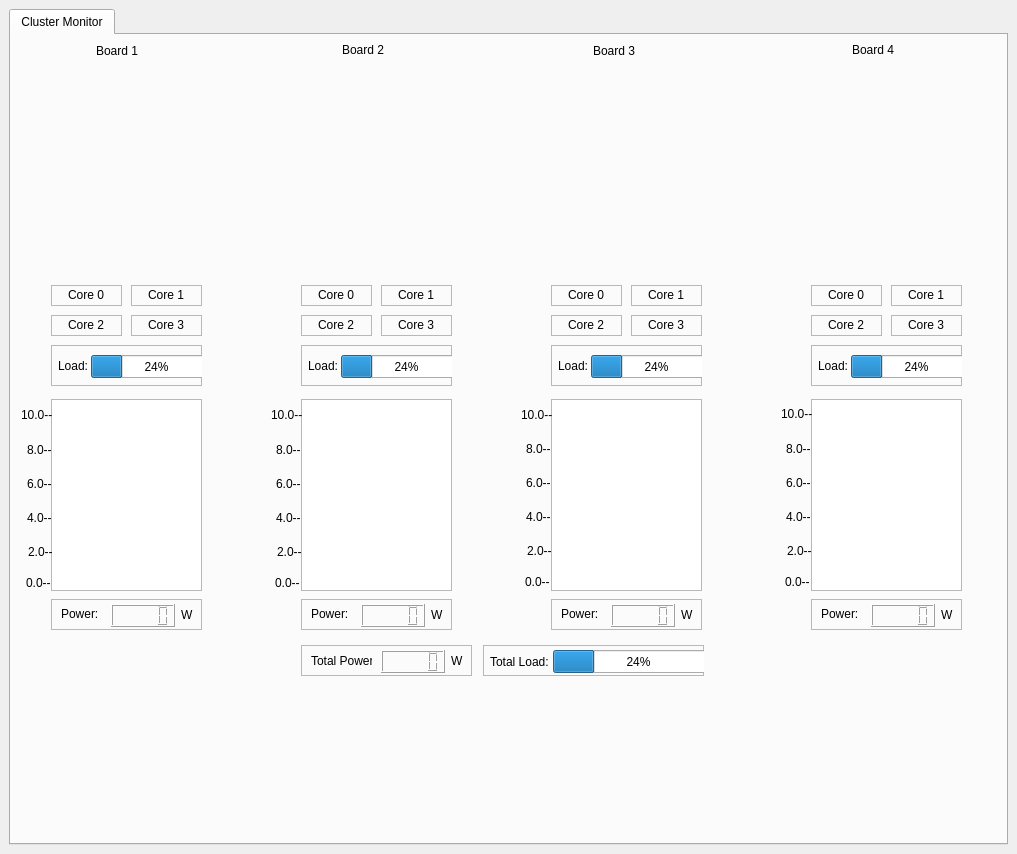
<?xml version="1.0" encoding="UTF-8"?>
<ui version="4.0">
 <class>TestForm</class>
 <widget class="QMainWindow" name="TestForm">
  <property name="geometry">
   <rect>
    <x>0</x>
    <y>0</y>
    <width>1017</width>
    <height>854</height>
   </rect>
  </property>
  <property name="windowTitle">
   <string>AnalogWidgets</string>
  </property>
  <widget class="QWidget" name="centralWidget">
   <layout class="QGridLayout" name="gridLayout_4">
    <item row="0" column="0">
     <widget class="QSplitter" name="splitter">
      <property name="orientation">
       <enum>Qt::Horizontal</enum>
      </property>
      <widget class="QTabWidget" name="stackedWidget">
       <property name="sizePolicy">
        <sizepolicy hsizetype="Expanding" vsizetype="Expanding">
         <horstretch>10</horstretch>
         <verstretch>0</verstretch>
        </sizepolicy>
       </property>
       <property name="tabShape">
        <enum>QTabWidget::Rounded</enum>
       </property>
       <property name="currentIndex">
        <number>0</number>
       </property>
       <widget class="QWidget" name="wallclock_tab">
        <attribute name="title">
         <string>Cluster Monitor</string>
        </attribute>
        <widget class="QFrame" name="frame">
         <property name="geometry">
          <rect>
           <x>40</x>
           <y>310</y>
           <width>151</width>
           <height>41</height>
          </rect>
         </property>
         <property name="frameShape">
          <enum>QFrame::StyledPanel</enum>
         </property>
         <property name="frameShadow">
          <enum>QFrame::Raised</enum>
         </property>
         <widget class="QLabel" name="label">
          <property name="geometry">
           <rect>
            <x>7</x>
            <y>14</y>
            <width>49</width>
            <height>14</height>
           </rect>
          </property>
          <property name="text">
           <string>Load:</string>
          </property>
         </widget>
         <widget class="QProgressBar" name="progressBar">
          <property name="geometry">
           <rect>
            <x>40</x>
            <y>10</y>
            <width>131</width>
            <height>23</height>
           </rect>
          </property>
          <property name="value">
           <number>24</number>
          </property>
         </widget>
        </widget>
        <widget class="QGraphicsView" name="graphicsView">
         <property name="geometry">
          <rect>
           <x>40</x>
           <y>364</y>
           <width>151</width>
           <height>192</height>
          </rect>
         </property>
        </widget>
        <widget class="QGraphicsView" name="graphicsView_2">
         <property name="geometry">
          <rect>
           <x>290</x>
           <y>364</y>
           <width>151</width>
           <height>192</height>
          </rect>
         </property>
        </widget>
        <widget class="QGraphicsView" name="graphicsView_3">
         <property name="geometry">
          <rect>
           <x>540</x>
           <y>364</y>
           <width>151</width>
           <height>192</height>
          </rect>
         </property>
        </widget>
        <widget class="QGraphicsView" name="graphicsView_4">
         <property name="geometry">
          <rect>
           <x>800</x>
           <y>364</y>
           <width>151</width>
           <height>192</height>
          </rect>
         </property>
        </widget>
        <widget class="QFrame" name="frame_5">
         <property name="geometry">
          <rect>
           <x>40</x>
           <y>564</y>
           <width>151</width>
           <height>31</height>
          </rect>
         </property>
         <property name="frameShape">
          <enum>QFrame::StyledPanel</enum>
         </property>
         <property name="frameShadow">
          <enum>QFrame::Raised</enum>
         </property>
         <widget class="QLabel" name="label_5">
          <property name="geometry">
           <rect>
            <x>10</x>
            <y>8</y>
            <width>49</width>
            <height>14</height>
           </rect>
          </property>
          <property name="text">
           <string>Power:</string>
          </property>
         </widget>
         <widget class="QLCDNumber" name="lcdNumber_5">
          <property name="geometry">
           <rect>
            <x>60</x>
            <y>5</y>
            <width>64</width>
            <height>23</height>
           </rect>
          </property>
         </widget>
         <widget class="QLabel" name="label_32">
          <property name="geometry">
           <rect>
            <x>130</x>
            <y>8</y>
            <width>21</width>
            <height>16</height>
           </rect>
          </property>
          <property name="text">
           <string>W</string>
          </property>
         </widget>
        </widget>
        <widget class="QFrame" name="frame_6">
         <property name="geometry">
          <rect>
           <x>290</x>
           <y>564</y>
           <width>151</width>
           <height>31</height>
          </rect>
         </property>
         <property name="frameShape">
          <enum>QFrame::StyledPanel</enum>
         </property>
         <property name="frameShadow">
          <enum>QFrame::Raised</enum>
         </property>
         <widget class="QLabel" name="label_6">
          <property name="geometry">
           <rect>
            <x>10</x>
            <y>8</y>
            <width>49</width>
            <height>14</height>
           </rect>
          </property>
          <property name="text">
           <string>Power:</string>
          </property>
         </widget>
         <widget class="QLCDNumber" name="lcdNumber_6">
          <property name="geometry">
           <rect>
            <x>60</x>
            <y>5</y>
            <width>64</width>
            <height>23</height>
           </rect>
          </property>
         </widget>
         <widget class="QLabel" name="label_35">
          <property name="geometry">
           <rect>
            <x>130</x>
            <y>8</y>
            <width>21</width>
            <height>16</height>
           </rect>
          </property>
          <property name="text">
           <string>W</string>
          </property>
         </widget>
        </widget>
        <widget class="QFrame" name="frame_7">
         <property name="geometry">
          <rect>
           <x>540</x>
           <y>564</y>
           <width>151</width>
           <height>31</height>
          </rect>
         </property>
         <property name="frameShape">
          <enum>QFrame::StyledPanel</enum>
         </property>
         <property name="frameShadow">
          <enum>QFrame::Raised</enum>
         </property>
         <widget class="QLabel" name="label_7">
          <property name="geometry">
           <rect>
            <x>10</x>
            <y>8</y>
            <width>49</width>
            <height>14</height>
           </rect>
          </property>
          <property name="text">
           <string>Power:</string>
          </property>
         </widget>
         <widget class="QLCDNumber" name="lcdNumber_7">
          <property name="geometry">
           <rect>
            <x>60</x>
            <y>5</y>
            <width>64</width>
            <height>23</height>
           </rect>
          </property>
         </widget>
         <widget class="QLabel" name="label_36">
          <property name="geometry">
           <rect>
            <x>130</x>
            <y>8</y>
            <width>21</width>
            <height>16</height>
           </rect>
          </property>
          <property name="text">
           <string>W</string>
          </property>
         </widget>
        </widget>
        <widget class="QFrame" name="frame_8">
         <property name="geometry">
          <rect>
           <x>800</x>
           <y>564</y>
           <width>151</width>
           <height>31</height>
          </rect>
         </property>
         <property name="frameShape">
          <enum>QFrame::StyledPanel</enum>
         </property>
         <property name="frameShadow">
          <enum>QFrame::Raised</enum>
         </property>
         <widget class="QLabel" name="label_8">
          <property name="geometry">
           <rect>
            <x>10</x>
            <y>8</y>
            <width>49</width>
            <height>14</height>
           </rect>
          </property>
          <property name="text">
           <string>Power:</string>
          </property>
         </widget>
         <widget class="QLCDNumber" name="lcdNumber_8">
          <property name="geometry">
           <rect>
            <x>60</x>
            <y>5</y>
            <width>64</width>
            <height>23</height>
           </rect>
          </property>
         </widget>
         <widget class="QLabel" name="label_37">
          <property name="geometry">
           <rect>
            <x>130</x>
            <y>8</y>
            <width>21</width>
            <height>16</height>
           </rect>
          </property>
          <property name="text">
           <string>W</string>
          </property>
         </widget>
        </widget>
        <widget class="QFrame" name="core0">
         <property name="geometry">
          <rect>
           <x>40</x>
           <y>250</y>
           <width>71</width>
           <height>21</height>
          </rect>
         </property>
         <property name="frameShape">
          <enum>QFrame::StyledPanel</enum>
         </property>
         <property name="frameShadow">
          <enum>QFrame::Raised</enum>
         </property>
         <widget class="QLabel" name="label_9">
          <property name="geometry">
           <rect>
            <x>17</x>
            <y>3</y>
            <width>49</width>
            <height>14</height>
           </rect>
          </property>
          <property name="text">
           <string>Core 0</string>
          </property>
         </widget>
        </widget>
        <widget class="QFrame" name="core1">
         <property name="geometry">
          <rect>
           <x>120</x>
           <y>250</y>
           <width>71</width>
           <height>21</height>
          </rect>
         </property>
         <property name="frameShape">
          <enum>QFrame::StyledPanel</enum>
         </property>
         <property name="frameShadow">
          <enum>QFrame::Raised</enum>
         </property>
         <widget class="QLabel" name="label_10">
          <property name="geometry">
           <rect>
            <x>17</x>
            <y>3</y>
            <width>49</width>
            <height>14</height>
           </rect>
          </property>
          <property name="text">
           <string>Core 1</string>
          </property>
         </widget>
        </widget>
        <widget class="QFrame" name="core3">
         <property name="geometry">
          <rect>
           <x>120</x>
           <y>280</y>
           <width>71</width>
           <height>21</height>
          </rect>
         </property>
         <property name="frameShape">
          <enum>QFrame::StyledPanel</enum>
         </property>
         <property name="frameShadow">
          <enum>QFrame::Raised</enum>
         </property>
         <widget class="QLabel" name="label_13">
          <property name="geometry">
           <rect>
            <x>17</x>
            <y>3</y>
            <width>49</width>
            <height>14</height>
           </rect>
          </property>
          <property name="text">
           <string>Core 3</string>
          </property>
         </widget>
        </widget>
        <widget class="QFrame" name="core2">
         <property name="geometry">
          <rect>
           <x>40</x>
           <y>280</y>
           <width>71</width>
           <height>21</height>
          </rect>
         </property>
         <property name="frameShape">
          <enum>QFrame::StyledPanel</enum>
         </property>
         <property name="frameShadow">
          <enum>QFrame::Raised</enum>
         </property>
         <widget class="QLabel" name="label_14">
          <property name="geometry">
           <rect>
            <x>17</x>
            <y>3</y>
            <width>49</width>
            <height>14</height>
           </rect>
          </property>
          <property name="text">
           <string>Core 2</string>
          </property>
         </widget>
        </widget>
        <widget class="QFrame" name="core5">
         <property name="geometry">
          <rect>
           <x>370</x>
           <y>250</y>
           <width>71</width>
           <height>21</height>
          </rect>
         </property>
         <property name="frameShape">
          <enum>QFrame::StyledPanel</enum>
         </property>
         <property name="frameShadow">
          <enum>QFrame::Raised</enum>
         </property>
         <widget class="QLabel" name="label_15">
          <property name="geometry">
           <rect>
            <x>17</x>
            <y>3</y>
            <width>49</width>
            <height>14</height>
           </rect>
          </property>
          <property name="text">
           <string>Core 1</string>
          </property>
         </widget>
        </widget>
        <widget class="QFrame" name="core4">
         <property name="geometry">
          <rect>
           <x>290</x>
           <y>250</y>
           <width>71</width>
           <height>21</height>
          </rect>
         </property>
         <property name="frameShape">
          <enum>QFrame::StyledPanel</enum>
         </property>
         <property name="frameShadow">
          <enum>QFrame::Raised</enum>
         </property>
         <widget class="QLabel" name="label_16">
          <property name="geometry">
           <rect>
            <x>17</x>
            <y>3</y>
            <width>49</width>
            <height>14</height>
           </rect>
          </property>
          <property name="text">
           <string>Core 0</string>
          </property>
         </widget>
        </widget>
        <widget class="QFrame" name="core6">
         <property name="geometry">
          <rect>
           <x>290</x>
           <y>280</y>
           <width>71</width>
           <height>21</height>
          </rect>
         </property>
         <property name="frameShape">
          <enum>QFrame::StyledPanel</enum>
         </property>
         <property name="frameShadow">
          <enum>QFrame::Raised</enum>
         </property>
         <widget class="QLabel" name="label_17">
          <property name="geometry">
           <rect>
            <x>17</x>
            <y>3</y>
            <width>49</width>
            <height>14</height>
           </rect>
          </property>
          <property name="text">
           <string>Core 2</string>
          </property>
         </widget>
        </widget>
        <widget class="QFrame" name="core7">
         <property name="geometry">
          <rect>
           <x>370</x>
           <y>280</y>
           <width>71</width>
           <height>21</height>
          </rect>
         </property>
         <property name="frameShape">
          <enum>QFrame::StyledPanel</enum>
         </property>
         <property name="frameShadow">
          <enum>QFrame::Raised</enum>
         </property>
         <widget class="QLabel" name="label_18">
          <property name="geometry">
           <rect>
            <x>17</x>
            <y>3</y>
            <width>49</width>
            <height>14</height>
           </rect>
          </property>
          <property name="text">
           <string>Core 3</string>
          </property>
         </widget>
        </widget>
        <widget class="QFrame" name="core11">
         <property name="geometry">
          <rect>
           <x>620</x>
           <y>280</y>
           <width>71</width>
           <height>21</height>
          </rect>
         </property>
         <property name="frameShape">
          <enum>QFrame::StyledPanel</enum>
         </property>
         <property name="frameShadow">
          <enum>QFrame::Raised</enum>
         </property>
         <widget class="QLabel" name="label_19">
          <property name="geometry">
           <rect>
            <x>17</x>
            <y>3</y>
            <width>49</width>
            <height>14</height>
           </rect>
          </property>
          <property name="text">
           <string>Core 3</string>
          </property>
         </widget>
        </widget>
        <widget class="QFrame" name="core9">
         <property name="geometry">
          <rect>
           <x>620</x>
           <y>250</y>
           <width>71</width>
           <height>21</height>
          </rect>
         </property>
         <property name="frameShape">
          <enum>QFrame::StyledPanel</enum>
         </property>
         <property name="frameShadow">
          <enum>QFrame::Raised</enum>
         </property>
         <widget class="QLabel" name="label_20">
          <property name="geometry">
           <rect>
            <x>17</x>
            <y>3</y>
            <width>49</width>
            <height>14</height>
           </rect>
          </property>
          <property name="text">
           <string>Core 1</string>
          </property>
         </widget>
        </widget>
        <widget class="QFrame" name="core10">
         <property name="geometry">
          <rect>
           <x>540</x>
           <y>280</y>
           <width>71</width>
           <height>21</height>
          </rect>
         </property>
         <property name="frameShape">
          <enum>QFrame::StyledPanel</enum>
         </property>
         <property name="frameShadow">
          <enum>QFrame::Raised</enum>
         </property>
         <widget class="QLabel" name="label_21">
          <property name="geometry">
           <rect>
            <x>17</x>
            <y>3</y>
            <width>49</width>
            <height>14</height>
           </rect>
          </property>
          <property name="text">
           <string>Core 2</string>
          </property>
         </widget>
        </widget>
        <widget class="QFrame" name="core8">
         <property name="geometry">
          <rect>
           <x>540</x>
           <y>250</y>
           <width>71</width>
           <height>21</height>
          </rect>
         </property>
         <property name="frameShape">
          <enum>QFrame::StyledPanel</enum>
         </property>
         <property name="frameShadow">
          <enum>QFrame::Raised</enum>
         </property>
         <widget class="QLabel" name="label_22">
          <property name="geometry">
           <rect>
            <x>17</x>
            <y>3</y>
            <width>49</width>
            <height>14</height>
           </rect>
          </property>
          <property name="text">
           <string>Core 0</string>
          </property>
         </widget>
        </widget>
        <widget class="QFrame" name="core15">
         <property name="geometry">
          <rect>
           <x>880</x>
           <y>280</y>
           <width>71</width>
           <height>21</height>
          </rect>
         </property>
         <property name="frameShape">
          <enum>QFrame::StyledPanel</enum>
         </property>
         <property name="frameShadow">
          <enum>QFrame::Raised</enum>
         </property>
         <widget class="QLabel" name="label_23">
          <property name="geometry">
           <rect>
            <x>17</x>
            <y>3</y>
            <width>49</width>
            <height>14</height>
           </rect>
          </property>
          <property name="text">
           <string>Core 3</string>
          </property>
         </widget>
        </widget>
        <widget class="QFrame" name="core13">
         <property name="geometry">
          <rect>
           <x>880</x>
           <y>250</y>
           <width>71</width>
           <height>21</height>
          </rect>
         </property>
         <property name="frameShape">
          <enum>QFrame::StyledPanel</enum>
         </property>
         <property name="frameShadow">
          <enum>QFrame::Raised</enum>
         </property>
         <widget class="QLabel" name="label_24">
          <property name="geometry">
           <rect>
            <x>17</x>
            <y>3</y>
            <width>49</width>
            <height>14</height>
           </rect>
          </property>
          <property name="text">
           <string>Core 1</string>
          </property>
         </widget>
        </widget>
        <widget class="QFrame" name="core14">
         <property name="geometry">
          <rect>
           <x>800</x>
           <y>280</y>
           <width>71</width>
           <height>21</height>
          </rect>
         </property>
         <property name="frameShape">
          <enum>QFrame::StyledPanel</enum>
         </property>
         <property name="frameShadow">
          <enum>QFrame::Raised</enum>
         </property>
         <widget class="QLabel" name="label_25">
          <property name="geometry">
           <rect>
            <x>17</x>
            <y>3</y>
            <width>49</width>
            <height>14</height>
           </rect>
          </property>
          <property name="text">
           <string>Core 2</string>
          </property>
         </widget>
        </widget>
        <widget class="QFrame" name="core12">
         <property name="geometry">
          <rect>
           <x>800</x>
           <y>250</y>
           <width>71</width>
           <height>21</height>
          </rect>
         </property>
         <property name="frameShape">
          <enum>QFrame::StyledPanel</enum>
         </property>
         <property name="frameShadow">
          <enum>QFrame::Raised</enum>
         </property>
         <widget class="QLabel" name="label_26">
          <property name="geometry">
           <rect>
            <x>17</x>
            <y>3</y>
            <width>49</width>
            <height>14</height>
           </rect>
          </property>
          <property name="text">
           <string>Core 0</string>
          </property>
         </widget>
        </widget>
        <widget class="QLabel" name="label_27">
         <property name="geometry">
          <rect>
           <x>10</x>
           <y>373</y>
           <width>49</width>
           <height>14</height>
          </rect>
         </property>
         <property name="text">
          <string>10.0--</string>
         </property>
        </widget>
        <widget class="QLabel" name="label_28">
         <property name="geometry">
          <rect>
           <x>16</x>
           <y>408</y>
           <width>49</width>
           <height>14</height>
          </rect>
         </property>
         <property name="text">
          <string>8.0--</string>
         </property>
        </widget>
        <widget class="QLabel" name="label_33">
         <property name="geometry">
          <rect>
           <x>265</x>
           <y>408</y>
           <width>49</width>
           <height>14</height>
          </rect>
         </property>
         <property name="text">
          <string>8.0--</string>
         </property>
        </widget>
        <widget class="QLabel" name="label_34">
         <property name="geometry">
          <rect>
           <x>260</x>
           <y>373</y>
           <width>49</width>
           <height>14</height>
          </rect>
         </property>
         <property name="text">
          <string>10.0--</string>
         </property>
        </widget>
        <widget class="QLabel" name="label_38">
         <property name="geometry">
          <rect>
           <x>515</x>
           <y>407</y>
           <width>49</width>
           <height>14</height>
          </rect>
         </property>
         <property name="text">
          <string>8.0--</string>
         </property>
        </widget>
        <widget class="QLabel" name="label_39">
         <property name="geometry">
          <rect>
           <x>510</x>
           <y>373</y>
           <width>49</width>
           <height>14</height>
          </rect>
         </property>
         <property name="text">
          <string>10.0--</string>
         </property>
        </widget>
        <widget class="QLabel" name="label_43">
         <property name="geometry">
          <rect>
           <x>775</x>
           <y>407</y>
           <width>49</width>
           <height>14</height>
          </rect>
         </property>
         <property name="text">
          <string>8.0--</string>
         </property>
        </widget>
        <widget class="QLabel" name="label_44">
         <property name="geometry">
          <rect>
           <x>770</x>
           <y>372</y>
           <width>49</width>
           <height>14</height>
          </rect>
         </property>
         <property name="text">
          <string>10.0--</string>
         </property>
        </widget>
        <widget class="QLabel" name="label_47">
         <property name="geometry">
          <rect>
           <x>16</x>
           <y>442</y>
           <width>49</width>
           <height>14</height>
          </rect>
         </property>
         <property name="text">
          <string>6.0--</string>
         </property>
        </widget>
        <widget class="QLabel" name="label_48">
         <property name="geometry">
          <rect>
           <x>775</x>
           <y>441</y>
           <width>49</width>
           <height>14</height>
          </rect>
         </property>
         <property name="text">
          <string>6.0--</string>
         </property>
        </widget>
        <widget class="QLabel" name="label_49">
         <property name="geometry">
          <rect>
           <x>515</x>
           <y>441</y>
           <width>49</width>
           <height>14</height>
          </rect>
         </property>
         <property name="text">
          <string>6.0--</string>
         </property>
        </widget>
        <widget class="QLabel" name="label_50">
         <property name="geometry">
          <rect>
           <x>265</x>
           <y>442</y>
           <width>49</width>
           <height>14</height>
          </rect>
         </property>
         <property name="text">
          <string>6.0--</string>
         </property>
        </widget>
        <widget class="QLabel" name="label_51">
         <property name="geometry">
          <rect>
           <x>515</x>
           <y>475</y>
           <width>49</width>
           <height>14</height>
          </rect>
         </property>
         <property name="text">
          <string>4.0--</string>
         </property>
        </widget>
        <widget class="QLabel" name="label_52">
         <property name="geometry">
          <rect>
           <x>265</x>
           <y>476</y>
           <width>49</width>
           <height>14</height>
          </rect>
         </property>
         <property name="text">
          <string>4.0--</string>
         </property>
        </widget>
        <widget class="QLabel" name="label_53">
         <property name="geometry">
          <rect>
           <x>775</x>
           <y>475</y>
           <width>49</width>
           <height>14</height>
          </rect>
         </property>
         <property name="text">
          <string>4.0--</string>
         </property>
        </widget>
        <widget class="QLabel" name="label_54">
         <property name="geometry">
          <rect>
           <x>16</x>
           <y>476</y>
           <width>49</width>
           <height>14</height>
          </rect>
         </property>
         <property name="text">
          <string>4.0--</string>
         </property>
        </widget>
        <widget class="QLabel" name="label_55">
         <property name="geometry">
          <rect>
           <x>776</x>
           <y>509</y>
           <width>49</width>
           <height>14</height>
          </rect>
         </property>
         <property name="text">
          <string>2.0--</string>
         </property>
        </widget>
        <widget class="QLabel" name="label_56">
         <property name="geometry">
          <rect>
           <x>17</x>
           <y>510</y>
           <width>49</width>
           <height>14</height>
          </rect>
         </property>
         <property name="text">
          <string>2.0--</string>
         </property>
        </widget>
        <widget class="QLabel" name="label_57">
         <property name="geometry">
          <rect>
           <x>516</x>
           <y>509</y>
           <width>49</width>
           <height>14</height>
          </rect>
         </property>
         <property name="text">
          <string>2.0--</string>
         </property>
        </widget>
        <widget class="QLabel" name="label_58">
         <property name="geometry">
          <rect>
           <x>266</x>
           <y>510</y>
           <width>49</width>
           <height>14</height>
          </rect>
         </property>
         <property name="text">
          <string>2.0--</string>
         </property>
        </widget>
        <widget class="QLabel" name="label_59">
         <property name="geometry">
          <rect>
           <x>15</x>
           <y>541</y>
           <width>49</width>
           <height>14</height>
          </rect>
         </property>
         <property name="text">
          <string>0.0--</string>
         </property>
        </widget>
        <widget class="QLabel" name="label_60">
         <property name="geometry">
          <rect>
           <x>774</x>
           <y>540</y>
           <width>49</width>
           <height>14</height>
          </rect>
         </property>
         <property name="text">
          <string>0.0--</string>
         </property>
        </widget>
        <widget class="QLabel" name="label_61">
         <property name="geometry">
          <rect>
           <x>264</x>
           <y>541</y>
           <width>49</width>
           <height>14</height>
          </rect>
         </property>
         <property name="text">
          <string>0.0--</string>
         </property>
        </widget>
        <widget class="QLabel" name="label_62">
         <property name="geometry">
          <rect>
           <x>514</x>
           <y>540</y>
           <width>49</width>
           <height>14</height>
          </rect>
         </property>
         <property name="text">
          <string>0.0--</string>
         </property>
        </widget>
        <widget class="QFrame" name="frame_2">
         <property name="geometry">
          <rect>
           <x>290</x>
           <y>310</y>
           <width>151</width>
           <height>41</height>
          </rect>
         </property>
         <property name="frameShape">
          <enum>QFrame::StyledPanel</enum>
         </property>
         <property name="frameShadow">
          <enum>QFrame::Raised</enum>
         </property>
         <widget class="QLabel" name="label_2">
          <property name="geometry">
           <rect>
            <x>7</x>
            <y>14</y>
            <width>49</width>
            <height>14</height>
           </rect>
          </property>
          <property name="text">
           <string>Load:</string>
          </property>
         </widget>
         <widget class="QProgressBar" name="progressBar_2">
          <property name="geometry">
           <rect>
            <x>40</x>
            <y>10</y>
            <width>131</width>
            <height>23</height>
           </rect>
          </property>
          <property name="value">
           <number>24</number>
          </property>
         </widget>
        </widget>
        <widget class="QFrame" name="frame_3">
         <property name="geometry">
          <rect>
           <x>540</x>
           <y>310</y>
           <width>151</width>
           <height>41</height>
          </rect>
         </property>
         <property name="frameShape">
          <enum>QFrame::StyledPanel</enum>
         </property>
         <property name="frameShadow">
          <enum>QFrame::Raised</enum>
         </property>
         <widget class="QLabel" name="label_4">
          <property name="geometry">
           <rect>
            <x>7</x>
            <y>14</y>
            <width>49</width>
            <height>14</height>
           </rect>
          </property>
          <property name="text">
           <string>Load:</string>
          </property>
         </widget>
         <widget class="QProgressBar" name="progressBar_4">
          <property name="geometry">
           <rect>
            <x>40</x>
            <y>10</y>
            <width>131</width>
            <height>23</height>
           </rect>
          </property>
          <property name="value">
           <number>24</number>
          </property>
         </widget>
        </widget>
        <widget class="QFrame" name="frame_4">
         <property name="geometry">
          <rect>
           <x>800</x>
           <y>310</y>
           <width>151</width>
           <height>41</height>
          </rect>
         </property>
         <property name="frameShape">
          <enum>QFrame::StyledPanel</enum>
         </property>
         <property name="frameShadow">
          <enum>QFrame::Raised</enum>
         </property>
         <widget class="QLabel" name="label_11">
          <property name="geometry">
           <rect>
            <x>7</x>
            <y>14</y>
            <width>49</width>
            <height>14</height>
           </rect>
          </property>
          <property name="text">
           <string>Load:</string>
          </property>
         </widget>
         <widget class="QProgressBar" name="progressBar_5">
          <property name="geometry">
           <rect>
            <x>40</x>
            <y>10</y>
            <width>131</width>
            <height>23</height>
           </rect>
          </property>
          <property name="value">
           <number>24</number>
          </property>
         </widget>
        </widget>
        <widget class="QLabel" name="label_12">
         <property name="geometry">
          <rect>
           <x>85</x>
           <y>5</y>
           <width>91</width>
           <height>21</height>
          </rect>
         </property>
         <property name="text">
          <string>Board 1</string>
         </property>
        </widget>
        <widget class="QLabel" name="label_29">
         <property name="geometry">
          <rect>
           <x>331</x>
           <y>7</y>
           <width>91</width>
           <height>16</height>
          </rect>
         </property>
         <property name="text">
          <string>Board 2</string>
         </property>
        </widget>
        <widget class="QLabel" name="label_30">
         <property name="geometry">
          <rect>
           <x>582</x>
           <y>5</y>
           <width>91</width>
           <height>21</height>
          </rect>
         </property>
         <property name="text">
          <string>Board 3</string>
         </property>
        </widget>
        <widget class="QLabel" name="label_31">
         <property name="geometry">
          <rect>
           <x>841</x>
           <y>7</y>
           <width>81</width>
           <height>16</height>
          </rect>
         </property>
         <property name="minimumSize">
          <size>
           <width>0</width>
           <height>0</height>
          </size>
         </property>
         <property name="baseSize">
          <size>
           <width>0</width>
           <height>0</height>
          </size>
         </property>
         <property name="text">
          <string>Board 4</string>
         </property>
        </widget>
        <widget class="QFrame" name="frame_9">
         <property name="geometry">
          <rect>
           <x>290</x>
           <y>610</y>
           <width>171</width>
           <height>31</height>
          </rect>
         </property>
         <property name="frameShape">
          <enum>QFrame::StyledPanel</enum>
         </property>
         <property name="frameShadow">
          <enum>QFrame::Raised</enum>
         </property>
         <widget class="QLabel" name="label_42">
          <property name="geometry">
           <rect>
            <x>10</x>
            <y>8</y>
            <width>61</width>
            <height>16</height>
           </rect>
          </property>
          <property name="text">
           <string>Total Power:</string>
          </property>
         </widget>
         <widget class="QLCDNumber" name="lcdNumber_10">
          <property name="geometry">
           <rect>
            <x>80</x>
            <y>5</y>
            <width>64</width>
            <height>23</height>
           </rect>
          </property>
         </widget>
         <widget class="QLabel" name="label_45">
          <property name="geometry">
           <rect>
            <x>150</x>
            <y>8</y>
            <width>21</width>
            <height>16</height>
           </rect>
          </property>
          <property name="text">
           <string>W</string>
          </property>
         </widget>
        </widget>
        <widget class="QFrame" name="frame_10">
         <property name="geometry">
          <rect>
           <x>472</x>
           <y>610</y>
           <width>221</width>
           <height>31</height>
          </rect>
         </property>
         <property name="frameShape">
          <enum>QFrame::StyledPanel</enum>
         </property>
         <property name="frameShadow">
          <enum>QFrame::Raised</enum>
         </property>
         <widget class="QLabel" name="label_3">
          <property name="geometry">
           <rect>
            <x>7</x>
            <y>9</y>
            <width>61</width>
            <height>16</height>
           </rect>
          </property>
          <property name="text">
           <string>Total Load:</string>
          </property>
         </widget>
         <widget class="QProgressBar" name="progressBar_3">
          <property name="geometry">
           <rect>
            <x>70</x>
            <y>5</y>
            <width>171</width>
            <height>23</height>
           </rect>
          </property>
          <property name="value">
           <number>24</number>
          </property>
         </widget>
        </widget>
       </widget>
      </widget>
     </widget>
    </item>
   </layout>
  </widget>
 </widget>
 <resources/>
 <connections/>
</ui>
